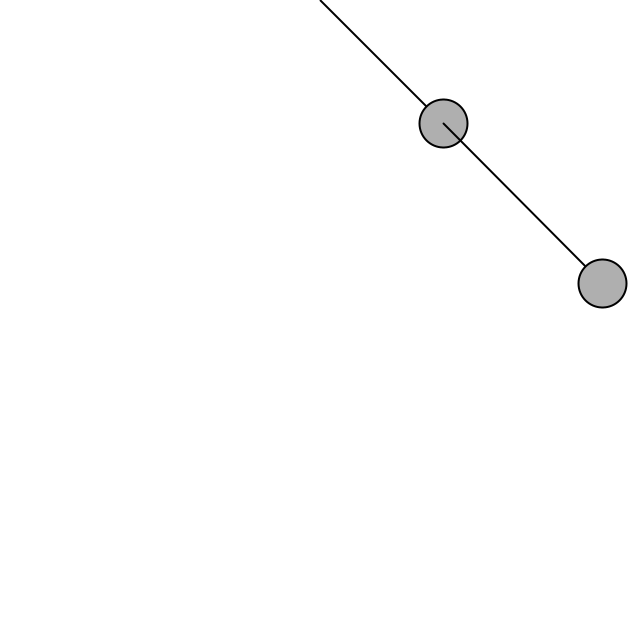
Frame 1 (no input)
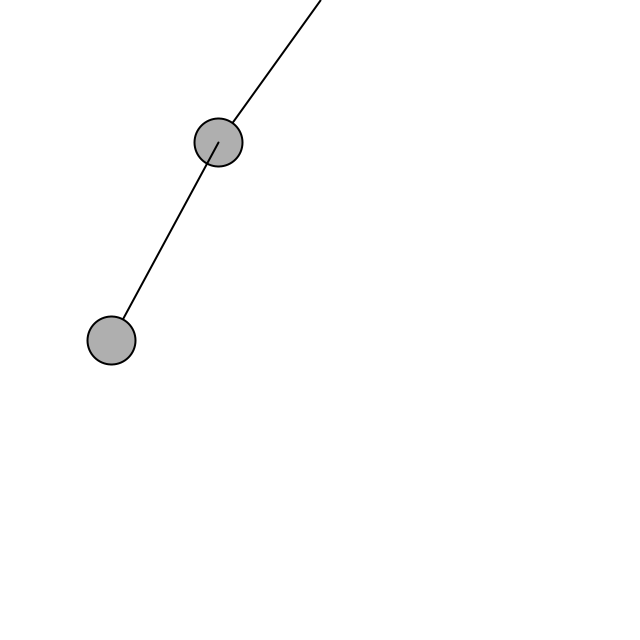
Frame 60 (the mouse pressed at the canvas centre just before this capture)
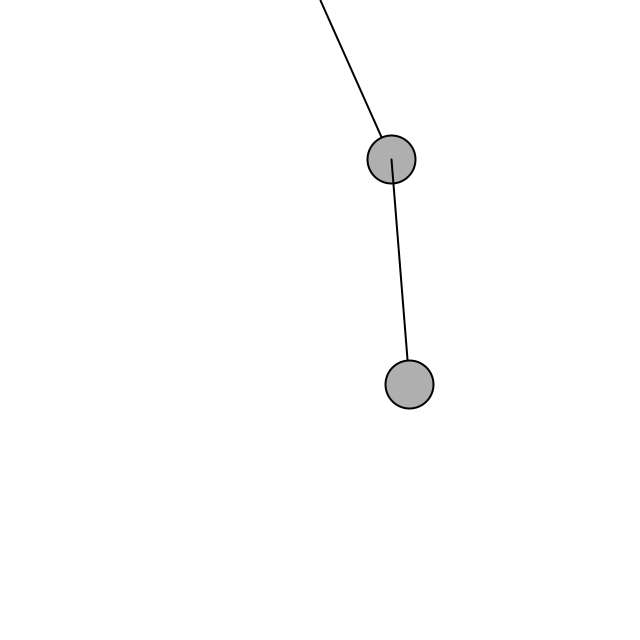
Frame 120 (the mouse held since frame 60 and released just before this capture)

The Processing sketch that drew these frames (run headless with seeded random() and noise(); from frame 60 on, the mouse is pressed at the canvas centre):

// Processing sketch: sketch_3_12_Double_Pendulum
// ── sketch_3_12_Double_Pendulum.pde
// The Nature of Code
// Daniel Shiffman
// http://natureofcode.com

// Pendulum

// A simple pendulum simulation
// Given a pendulum with an angle theta (0 being the pendulum at rest) and a radius r
// we can use sine to calculate the angular component of the gravitational force.

// Gravity Force = Mass * Gravitational Constant;
// Pendulum Force = Gravity Force * sine(theta)
// Angular Acceleration = Pendulum Force / Mass = gravitational acceleration * sine(theta);

// Note this is an ideal world scenario with no tension in the 
// pendulum arm, a more realistic formula might be:
// Angular Acceleration = (g / R) * sine(theta)

// For a more substantial explanation, visit:
// http://www.myphysicslab.com/pendulum1.html 

Pendulum p;
Pendulum p2;

void setup() {
  size(640,640);
  // Make a new Pendulum with an origin position and armlength
  p = new Pendulum(new PVector(width/2,0),175);
  p2 = new Pendulum(new PVector(0,0), 225);
}

void draw() {
  background(255);
  p.go();
  p2.origin = p.position;
  p2.go();
}

void mousePressed() {
  p.clicked(mouseX,mouseY);
  p2.clicked(mouseX,mouseY);
}

void mouseReleased() {
  p.stopDragging();
  p2.stopDragging();
}
// ── Pendulum.pde
// The Nature of Code
// Daniel Shiffman
// http://natureofcode.com

// Pendulum

// A Simple Pendulum Class
// Includes functionality for user can click and drag the pendulum

class Pendulum {

  PVector position;    // position of pendulum ball
  PVector origin;      // position of arm origin
  float r;             // Length of arm
  float angle;         // Pendulum arm angle
  float aVelocity;     // Angle velocity
  float aAcceleration; // Angle acceleration

    float ballr;         // Ball radius
  float damping;       // Arbitary damping amount

  boolean dragging = false;

  // This constructor could be improved to allow a greater variety of pendulums
  Pendulum(PVector origin_, float r_) {
    // Fill all variables
    origin = origin_.get();
    position = new PVector();
    r = r_;
    angle = PI/4;

    aVelocity = 0.0;
    aAcceleration = 0.0;
    damping = 0.995;   // Arbitrary damping
    ballr = 48.0;      // Arbitrary ball radius
  }

  void go() {
    update();
    drag();    //for user interaction
    display();
  }

  // Function to update position
  void update() {
    // As long as we aren't dragging the pendulum, let it swing!
    if (!dragging) {
      float gravity = 0.4;                              // Arbitrary constant
      aAcceleration = (-1 * gravity / r) * sin(angle);  // Calculate acceleration (see: http://www.myphysicslab.com/pendulum1.html)
      aVelocity += aAcceleration;                 // Increment velocity
      aVelocity *= damping;                       // Arbitrary damping
      angle += aVelocity;                         // Increment angle
    }
  }

  void display() {
    position.set(r*sin(angle), r*cos(angle), 0);         // Polar to cartesian conversion
    position.add(origin);                              // Make sure the position is relative to the pendulum's origin

    stroke(0);
    strokeWeight(2);
    // Draw the arm
    line(origin.x, origin.y, position.x, position.y);
    ellipseMode(CENTER);
    fill(175);
    if (dragging) fill(0);
    // Draw the ball
    ellipse(position.x, position.y, ballr, ballr);
  }


  // The methods below are for mouse interaction

  // This checks to see if we clicked on the pendulum ball
  void clicked(int mx, int my) {
    float d = dist(mx, my, position.x, position.y);
    if (d < ballr) {
      dragging = true;
    }
  }

  // This tells us we are not longer clicking on the ball
  void stopDragging() {
    aVelocity = 0; // No velocity once you let go
    dragging = false;
  }

  void drag() {
    // If we are draging the ball, we calculate the angle between the 
    // pendulum origin and mouse position
    // we assign that angle to the pendulum
    if (dragging) {
      PVector diff = PVector.sub(origin, new PVector(mouseX, mouseY));      // Difference between 2 points
      angle = atan2(-1*diff.y, diff.x) - radians(90);                      // Angle relative to vertical axis
    }
  }
}
